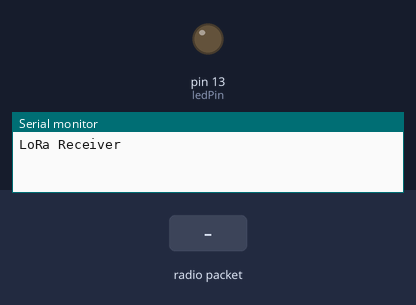
Bench run of a sketch on a simulated Arduino Uno, built with avr-gcc and run on an emulated ATmega328P. Shown: output pins drawn as LEDs (lit = HIGH), the last lines printed to the serial monitor. The test bench sets the inputs (shaded band). No radio packets arrive unless stated.

Above: at 1.2 s.
1.3 s: radio packet "1" arrives
At 1.7 s:
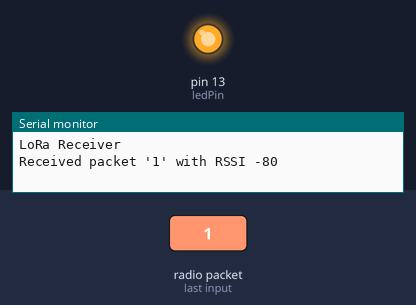
Timing chart, 0 to 4.3 s (numbered marks = the images above; inputs shaded):
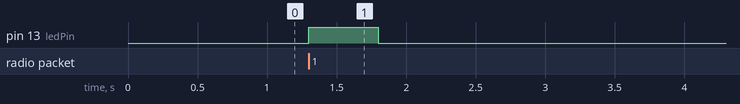

The sketch:

RX_LoRa_nano.ino
```cpp
/*****************************************************
    [SPI]       ATm328p     STM32       ESP8266
    MOSI        D11         PA7         D7(GPIO13)
    MISO        D12         PA6         D6(GPIO12)
    SCK/CLK     D13         PA5         D5(GPIO14)
    NSS/CSN     D10         PA4         D8{GPIO15)
    NRESET      D9          PC14        D0(GPIO16)
    DIO0        D2          PA1         D1(GPIO5)
    VCC         3.3V        3.3V        3.3V
******************************************************/
#include <SPI.h>
#include <LoRa.h>

#define ledPin      13
#define csPin       10
#define resetPin    9
#define irqPin      2

void LoRa_Receive();
void led_Blink();
void Init_Receive();

void setup() {
    Init_Receive();
}

void loop() {
    LoRa_Receive();
}

// ===========================
// Functions()
// ===========================
void led_Blink() {
    digitalWrite(ledPin, HIGH);
    delay(500);
    digitalWrite(ledPin, LOW);
    delay(500);
}

void LoRa_Receive() {
    // try to parse packet
    int packetSize = LoRa.parsePacket();
    if (packetSize) {
        // received a packet
        Serial.print("Received packet '");

        // read packet
        while (LoRa.available()) {
            Serial.print((char)LoRa.read());
        }

        // print RSSI of packet
        Serial.print("' with RSSI ");
        Serial.println(LoRa.packetRssi());
        led_Blink();
    }
}

void Init_Receive() {
    Serial.begin(9600);
    //    while (!Serial);
    pinMode(ledPin, OUTPUT);

    LoRa.setPins(csPin, resetPin, irqPin);  // CS, RST, IRQ Pin Set
    Serial.println("LoRa Receiver");

    if (!LoRa.begin(915E6)) {
        Serial.println("Starting LoRa failed!");
        while (1);
    }
}
```

Measured:
- after the input at 1.3 s, pin 13 (ledPin): LOW → HIGH at once, → LOW 0.50 s later
